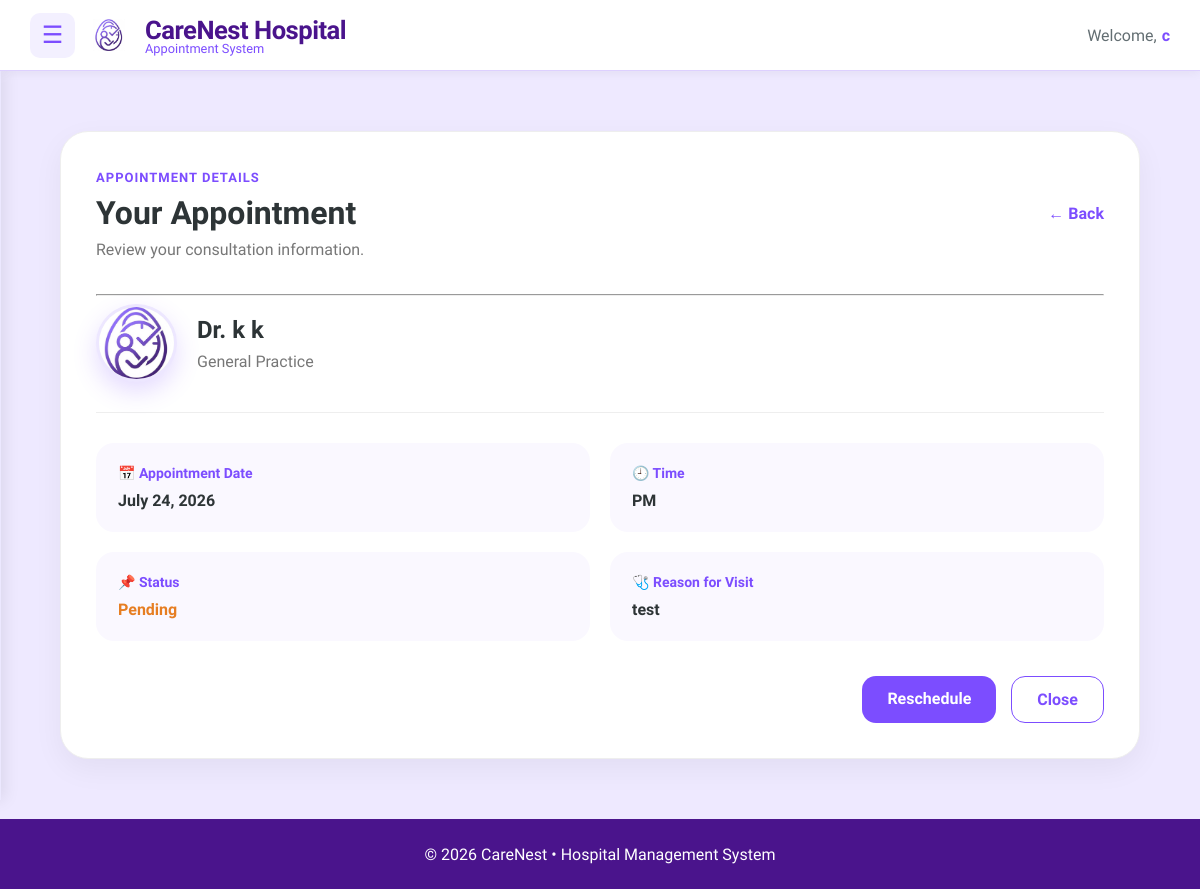
The app's page /appointment/2/ (signed in) with its own data.
### main/models.py (models this page shows, shortened)
class Appointment(models.Model):
    STATUS_CHOICES = [
        ('Pending', 'Pending'),
        ('Confirmed', 'Confirmed'),
        ('Completed', 'Completed'),
        ('Cancelled', 'Cancelled'),
    ]
    TIME_PERIOD_CHOICES = [
        ('AM', 'AM'),
        ('PM', 'PM'),
    ]
    patient = models.ForeignKey(
        Patient,
        on_delete=models.CASCADE,
        related_name='appointments'
    )
    doctor = models.ForeignKey(
        Doctor,
        on_delete=models.CASCADE,
        related_name='appointments'
    )
    date = models.DateField()
    time_period = models.CharField(
        max_length=2,
        choices=TIME_PERIOD_CHOICES,
        default='AM'
    )
    reason = models.TextField()
    status = models.CharField(
        max_length=15,
        choices=STATUS_CHOICES,
        default='Pending'
    )
    created_at = models.DateTimeField(auto_now_add=True)

class Doctor(models.Model):
    SPECIALIZATION_CHOICES = [
        ('Cardiology', 'Cardiology'),
        ('Dermatology', 'Dermatology'),
        ('Neurology', 'Neurology'),
        ('Pediatrics', 'Pediatrics'),
        ('Orthopedics', 'Orthopedics'),
        ('General Practice', 'General Practice'),
    ]
    SEX_CHOICES = [
        ('Male', 'Male'),
        ('Female', 'Female'),
        ('Other', 'Other'),
    ]
    user = models.OneToOneField(User, on_delete=models.CASCADE, related_name='doctor_profile')
    first_name = models.CharField(max_length=50, default="Unknown")
    middle_name = models.CharField(max_length=50, blank=True, null=True)
    last_name = models.CharField(max_length=50, default="Unknown")
    date_of_birth = models.DateField(blank=True, null=True)
    sex = models.CharField(
        max_length=10,
        choices=SEX_CHOICES,
        default='Male'
    )
    address = models.TextField(blank=True)
    specialization = models.CharField(
        max_length=50,
        choices=SPECIALIZATION_CHOICES,
        default='General Practice'
    )
    license_number = models.CharField(max_length=50, unique=True)
    contact_number = models.CharField(max_length=15)
    profile_picture = models.ImageField(
        upload_to=user_directory_path,
        default='default.jpg',
        blank=True,
        null=True
    )

### main/views.py (the view)
# urls.py: path(  'appointment/<int:id>/', views.appointment_detail, name='appointment_detail'),
@login_required
def appointment_detail(request, id):
    patient = request.user.patient_profile
    appointment = get_object_or_404(
        Appointment,
        id=id,
        patient=patient
    )
    context = {
        "appointment": appointment
    }
    return render(
        request,
        "patients/appointment/appointment_details.html",
        context
    )

### main/templates/patients/appointment/appointment_details.html (shortened to what this page needs)
{% extends "includes/dashboard_base.html" %}
{% load static %}
{% block content %}
{% block extra_css %}
<link rel="stylesheet" href="{% static 'css/patient_appointment_details.css' %}">
{% endblock %}
<div class="appointment-detail-page">
    <div class="appointment-detail-card">
        <div class="detail-header">
            <div>
                <span class="detail-tag">
                    APPOINTMENT DETAILS
                </span>
                <h1>Your Appointment</h1>
                <p>Review your consultation information.</p>
            </div>
            <a href="{% url 'patient_appointment_list' %}" class="back-btn">
                ← Back
            </a>
        </div>
        <hr class="detail-divider">
        <div class="doctor-section">
          <div class="doctor-avatar">
    {% if appointment.doctor.profile_picture %}
        <img
            src="{{ appointment.doctor.profile_picture.url }}"
            alt="Dr. {{ appointment.doctor.user.get_full_name }}">
    {% else %}
        <img
            src="{% static 'images/CarenestLOGO.png' %}"
            alt="CareNest">
    {% endif %}
</div>
            <div class="doctor-info">
                <h2>
                    Dr. {{ appointment.doctor.user.get_full_name }}
                </h2>
                <p>
                    {{ appointment.doctor.specialization }}
                </p>
            </div>
        </div>
        <div class="details-grid">
            <div class="info-box">
                <span>📅 Appointment Date</span>
                <strong>
                    {{ appointment.date|date:"F j, Y" }}
                </strong>
            </div>
            <div class="info-box">
                <span>🕘 Time</span>
                <strong>
                    {{ appointment.time_period }}
                </strong>
            </div>
            <div class="info-box">
                <span>📌 Status</span>
                <strong class="status {{ appointment.status|lower }}">
                    {{ appointment.status }}
                </strong>
            </div>
            <div class="info-box">
                <span>🩺 Reason for Visit</span>
                <strong>
                    {{ appointment.reason }}
                </strong>
            </div>
        </div>
        <div class="detail-actions">
            {% if appointment.status == "Pending" %}
            <a href="{% url 'appointment_booking' %}?reschedule={{ appointment.id }}"
               class="reschedule-btn">
                Reschedule
            </a>
            {% endif %}
            <a href="{% url 'patient_appointment_list' %}"
               class="close-btn">
                Close
            </a>
        </div>
    </div>
</div>
{% endblock %}

### main/templates/includes/dashboard_base.html (shortened to what this page needs)
{% load static %}
<!DOCTYPE html>
<html lang="en">
<head>
    <link rel="stylesheet" href="{% static 'css/dashboard_base.css' %}">
</head>
<body>
    <header class="dashboard-header">
        <div class="header-left">
            <button class="menu-btn" id="menu-toggle">
                ☰
            </button>
            <div class="brand">
                <img src="{% static 'images/CarenestLOGO.png' %}" alt="CareNest Logo" class="logo">
                <div class="brand-text">
                    <span class="hospital-name">CareNest Hospital</span>
                    <span class="tagline">Appointment System</span>
                </div>
            </div>
        </div>
        <div class="header-right">
            <span class="welcome-text">Welcome,</span>
            <span class="user-name">
                {{ request.user.first_name }}
            </span>
        </div>
    </header>
    <main class="dashboard-content" id="dashboard-content">
    {% block content %}
    {% endblock %}
</main>
    <footer class="dashboard-footer">
        <p>
            © 2026 CareNest • Hospital Management System
        </p>
    </footer>
</body>
</html>

### main/static/css/dashboard_base.css (style rules this page uses)
:root { --header-height:70px; --footer-height:70px; --sidebar-width:260px; --primary-purple:#7c4dff; --soft-purple:#f3f0ff; --deep-purple:#4a148c; --text-main:#2d3436; --text-muted:#636e72; --white:#ffffff; }
body { margin:0; font-family:'Plus Jakarta Sans',sans-serif; background:#fafaff; color:var(--text-main); min-height:100vh; display:flex; flex-direction:column; }
.dashboard-header { position:sticky; top:0; z-index:1000; height:70px; display:flex; justify-content:space-between; align-items:center; padding:0 30px; background:var(--white); border-bottom:1px solid #ddd0ff; box-shadow:0 2px 10px rgba(0,0,0,.05); }
.header-left { display:flex; align-items:center; gap:18px; }
.menu-btn { width:45px; height:45px; border:none; border-radius:10px; background:var(--soft-purple); color:var(--primary-purple); font-size:24px; cursor:pointer; transition:.3s; }
.brand { display:flex; align-items:center; gap:12px; }
.logo { width:32px; height:32px; object-fit:contain; margin-right:8px; }
.brand-text { display:flex; flex-direction:column; }
.hospital-name { font-size: 1.6rem; font-weight: 700; color: var(--deep-purple); letter-spacing: -0.5px; }
.tagline { font-size: 0.8rem; color: var(--primary-purple); font-weight: 500; margin-top: -4px; }
.header-right { display:flex; align-items:center; gap:5px; font-size:16px; }
.welcome-text { color:var(--text-muted); }
.user-name { font-weight:700; color:var(--primary-purple); }
.dashboard-content { padding:30px; transition:margin-left .3s ease; background:#eee9ff; }
.dashboard-footer { height:70px; background:var(--deep-purple); color:white; display:flex; justify-content:center; align-items:center; flex-shrink:0; z-index:1000; }

### main/static/css/patient_appointment_details.css (style rules this page uses)
.appointment-detail-page { max-width:1100px; margin:auto; padding:30px; }
.detail-header { display:flex; justify-content:space-between; align-items:center; margin-bottom:35px; }
.detail-tag { color:#7c4dff; font-size:13px; font-weight:700; letter-spacing:1px; }
.detail-header h1 { margin:8px 0; color:#2d3436; font-size:32px; }
.detail-header p { margin:0; color:#777; }
.back-btn { text-decoration:none; color:#7c4dff; font-weight:600; }
.appointment-detail-card { background:white; border-radius:28px; padding:35px; border:1px solid #eee; box-shadow:0 10px 30px rgba(0,0,0,0.05); }
.doctor-section { display:flex; align-items:center; gap:20px; padding-bottom:30px; border-bottom:1px solid #eee; }
.doctor-avatar { width:80px; height:80px; border-radius:50%; background:#f3f0ff; display:flex; justify-content:center; align-items:center; font-size:40px; }
.doctor-section h2 { margin:0 0 8px; color:#2d3436; }
.doctor-section p { margin:0; color:#777; }
.details-grid { display:grid; grid-template-columns:repeat(2,1fr); gap:20px; margin-top:30px; }
.info-box { background:#faf8ff; border-radius:18px; padding:22px; display:flex; flex-direction:column; gap:10px; }
.info-box span { color:#7c4dff; font-size:14px; font-weight:600; }
.info-box strong { color:#2d3436; font-size:16px; }
.status.pending { color:#e67e22; }
.detail-actions { display:flex; justify-content:flex-end; gap:15px; margin-top:35px; }
.reschedule-btn, .close-btn { padding:13px 25px; border-radius:14px; text-decoration:none; font-weight:600; }
.reschedule-btn { background:#7c4dff; color:white; }
.close-btn { background:white; color:#7c4dff; border:1px solid #7c4dff; }
.doctor-avatar { width:75px; height:75px; min-width:75px; border-radius:50%; display:flex; align-items:center; justify-content:center; background:linear-gradient( 135deg, #7c4dff, #9f7aea ); color:white; font-size:1.3rem; font-weight:700; box-shadow: 0 10px 25px rgba(124,77,255,.20); }
.doctor-avatar { width:72px; height:72px; border-radius:50%; overflow:hidden; flex-shrink:0; background:#f4f4f4; display:flex; align-items:center; justify-content:center; border:3px solid #ede7ff; }
.doctor-avatar img { width:100%; height:100%; object-fit:cover; }

### records on screen
Appointment: doctor.profile_picture (placeholder picture), doctor.user.get_full_name "k k", doctor.specialization "General Practice", date "July 24, 2026", time_period "PM", status "Pending", reason "test"

### other values on screen
{{ request.user.first_name }} "c"
